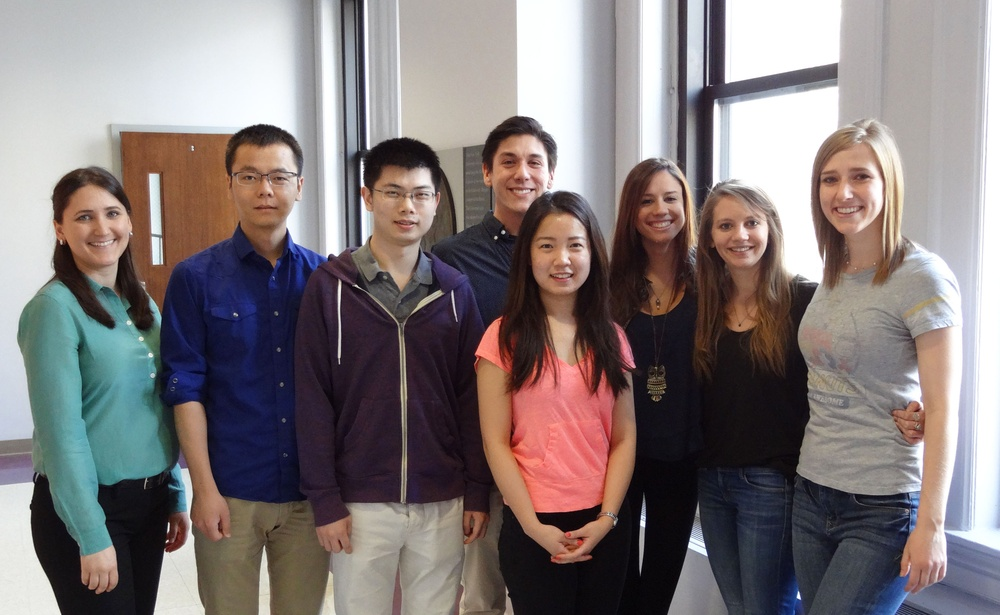
#> input picture Face_Detection_Test_Python/GroupPhotoApril2015.jpg, 1000 x 615 px, shrunk from 2700 x 1660 before the run
$ python Face_Detection.py
#> lines starting #> are read from the running program, lines starting #| are printed output that depends on the picture; after the words box and inside, x2 and y2 are one past the last pixel; in counts of white or black regions, pixels touching at a corner belong together
import cv2

face_cascade = cv2.CascadeClassifier('haarcascade_frontalface_default.xml')
# eye_cascade = cv2.CascadeClassifier('haarcascade_eye.xml')

img = cv2.imread('GroupPhotoApril2015.jpg')
#> img is the input picture: shape (615, 1000, 3); mean B, G, R 121.3, 120.9, 130.1
gray = cv2.cvtColor(img,cv2.COLOR_BGR2GRAY)
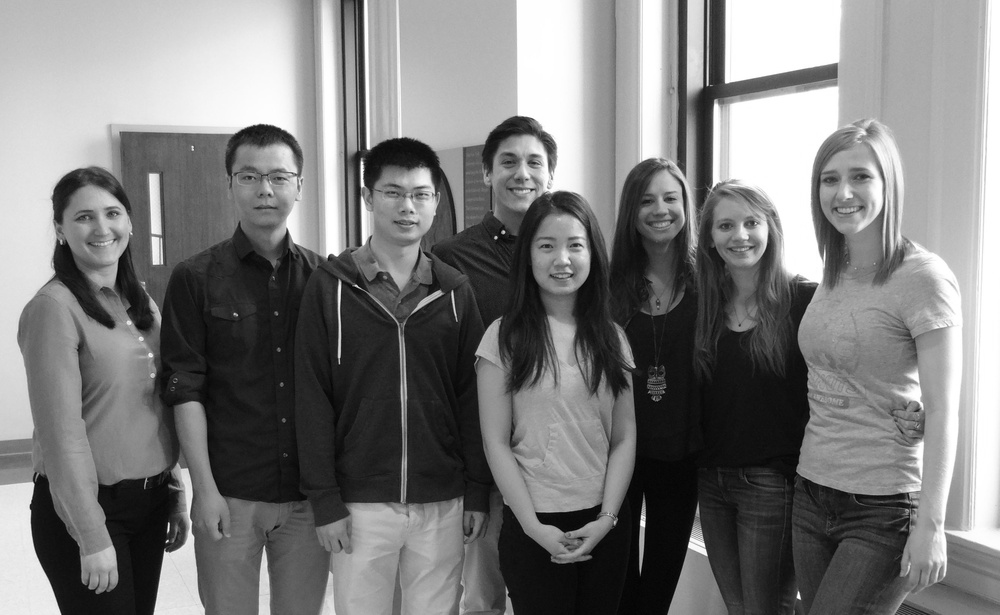
#> gray: shape (615, 1000); min 1, max 255, mean 123.7

faces = face_cascade.detectMultiScale(gray, 1.3, 5)
#> faces = [[486, 134, 69, 69], [227, 148, 78, 78], [367, 164, 79, 79], [632, 175, 62, 62], [64, 187, 75, 75], [705, 198, 69, 69], [806, 151, 76, 76], [523, 216, 77, 77]]

for (x,y,w,h) in faces:
    cv2.rectangle(img,(x,y),(x+w,y+h),(255,0,0),2)
    roi_gray = gray[y:y+h, x:x+w]
    roi_color = img[y:y+h, x:x+w]
#> this loop made 8 passes
#> pass 1, `roi_gray = gray[y:y+h, x:x+w]`:
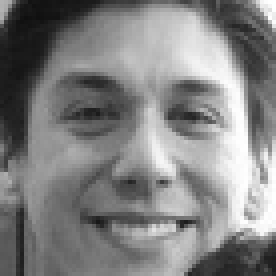
#> roi_gray: shape (69, 69) (shown 4 times larger); min 15, max 255, mean 129.5
#> pass 1, `roi_color = img[y:y+h, x:x+w]`:
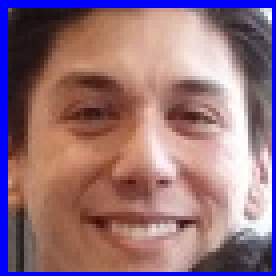
#> roi_color: shape (69, 69, 3) (shown 4 times larger); mean B, G, R 123.1, 111.9, 146.9
#> pass 2, `roi_gray = gray[y:y+h, x:x+w]`:
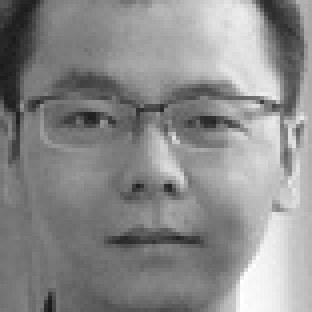
#> roi_gray: shape (78, 78) (shown 4 times larger); min 25, max 255, mean 138.7
#> pass 2, `roi_color = img[y:y+h, x:x+w]`:
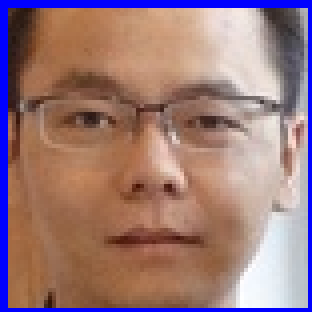
#> roi_color: shape (78, 78, 3) (shown 4 times larger); mean B, G, R 122, 121, 154.6
#> after the loop:
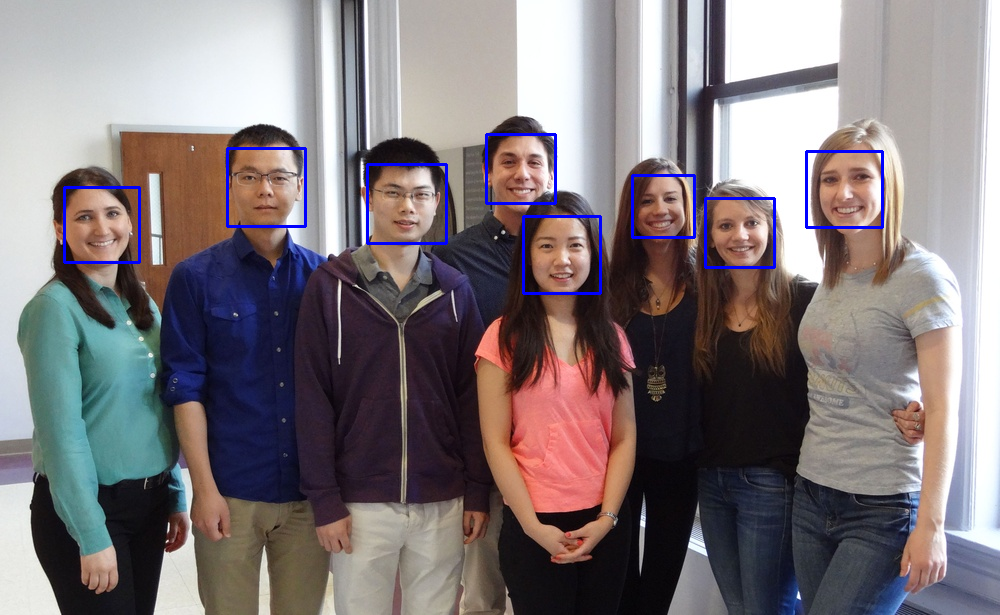
#> img: shape (615, 1000, 3); 1.14% of pixels changed, all inside (x1, y1, x2, y2) = (63, 133, 884, 295)
    # eyes = eye_cascade.detectMultiScale(roi_gray)
    # for (ex,ey,ew,eh) in eyes:
    #     cv2.rectangle(roi_color,(ex,ey),(ex+ew,ey+eh),(0,255,0),2)

cv2.imshow('img',img)
cv2.imwrite('FaceDectected.png',img)
cv2.waitKey(0)
cv2.destroyAllWindows()
